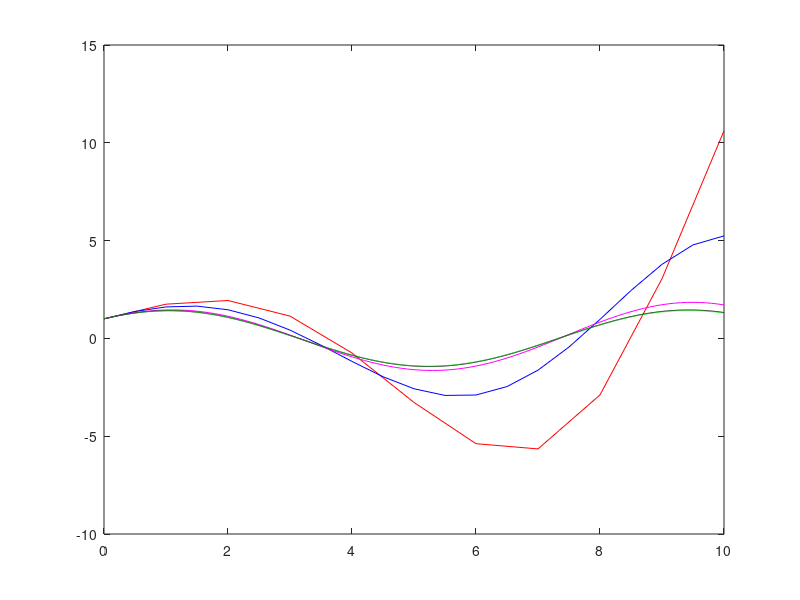

Source code (MATLAB):
%Notes on the numerical solution of DEs

%Example 2: Two coupled odes ;  Initial Value Problem (IVP); 
%This script illustrates the basic numerical integration 
%of a problem involving coupled growth and decay
%A solution is marched forward in time from an initial condition defined at time t = 0.
%As with the single ODE example, 
%a critical issue in problems like this is the choice of time step: the step must be
%sufficiently small to resolve the structure of the solution Y(t).
%A CASE structure is used so that different choices of time step might be
%investigated easily. Please compare the results.
%Is the "best" choice of time step always the smallet one possible?  How
%might you define "best" in a practical sense?

clear all
close all


%decay constant
lambda = 0.75;

%Initial Y
yo = 1;

%initial time
to = 0;

%max integration time
tmax = 10;

%Recursion relation for radioactive decay: y_n+1 = y_n - lambda*y_n*deltat


%Initial condition
y(1) = yo;
yy(1) = yo;
t(1) = to;


%Investigate influence of time step on solution

for j=1:1:5
    switch j
case 1
    dt=1
    steps = round(tmax/dt);
    

    for i = 1:steps
        y(i+1) = y(i) + lambda*dt*yy(i);
        yy(i+1) = yy(i) - lambda*dt*y(i);
        t(i+1) = t(i)+dt;
    end
    
    col='r'
    
case 2
    dt=0.5
    steps = round(tmax/dt);
    

    for i = 1:steps
        y(i+1) = y(i) + lambda*dt*yy(i);
        yy(i+1) = yy(i) - lambda*dt*y(i);
        t(i+1) = t(i)+dt;
        t(i+1) = t(i)+dt;
    end
    
    col='b'

case 3
    dt=0.1
    steps = round(tmax/dt);
    

    for i = 1:steps
        y(i+1) = y(i) + lambda*dt*yy(i);
        yy(i+1) = yy(i) - lambda*dt*y(i);
        t(i+1) = t(i)+dt;
        t(i+1) = t(i)+dt;
    end
    
    col='m'

case 4
    dt=0.01
    steps = round(tmax/dt);
    

    for i = 1:steps
        y(i+1) = y(i) + lambda*dt*yy(i);
        yy(i+1) = yy(i) - lambda*dt*y(i);
        t(i+1) = t(i)+dt;
    end
    
    col='k'
    

case 5
    dt=0.001
    steps = round(tmax/dt);
    

    for i = 1:steps
        y(i+1) = y(i) + lambda*dt*yy(i);
        yy(i+1) = yy(i) - lambda*dt*y(i);
        t(i+1) = t(i)+dt;
    end
    
    col='g --'
    end

steps
figure(2)
plot(t,y,col)
hold on    
end
    



